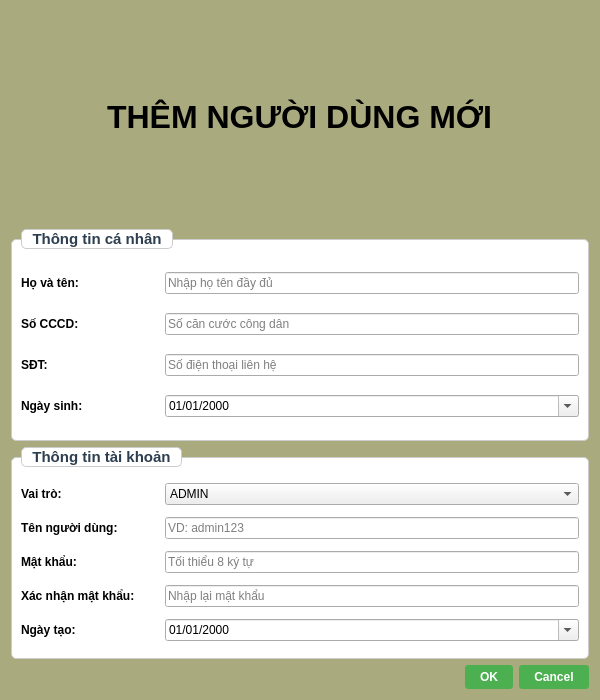
<?xml version="1.0" encoding="UTF-8"?>
<ui version="4.0">
 <class>AddEditUserDialog</class>
 <widget class="QDialog" name="AddEditUserDialog">
  <property name="geometry">
   <rect>
    <x>0</x>
    <y>0</y>
    <width>600</width>
    <height>700</height>
   </rect>
  </property>
  <property name="windowTitle">
   <string>Thêm/Chỉnh Sửa Người Dùng</string>
  </property>
  <property name="styleSheet">
   <string notr="true">QDialog {
    background-color: #aaaa7f;
}
QLabel {
    color: black;
    background-color: transparent;
    border: none;
    font-weight: bold;
}
QGroupBox {
    font-weight: bold;
    border: 1px solid #CCCCCC;
    border-radius: 5px;
    margin-top: 10px;
    padding-top: 10px;
}
QGroupBox::title {
    subcontrol-origin: margin;
    left: 10px;
    padding: 0 5px 0 5px;
}
QPushButton {
    background-color: #4CAF50;
    color: white;
    border: none;
    padding: 5px 15px;
    border-radius: 3px;
    font-weight: bold;
}
QPushButton:hover {
    background-color: #45A049;
}
QPushButton:pressed {
    background-color: #3D8B40;
}
/* ButtonBox - nút Cancel (màu đỏ) */
QDialogButtonBox QPushButton[text="Cancel"] {
    background-color: #f44336;
    color: white;
    border: none;
    padding: 8px 20px;
    border-radius: 3px;
    font-weight: bold;
    min-width: 80px;
}
QDialogButtonBox QPushButton[text="Cancel"]:hover {
    background-color: #d32f2f;
}
QDialogButtonBox QPushButton[text="Cancel"]:pressed {
    background-color: #b71c1c;
}
/* ButtonBox - nút OK (màu xanh) */
QDialogButtonBox QPushButton[text="OK"] {
    background-color: #4CAF50;
    color: white;
    border: none;
    padding: 8px 20px;
    border-radius: 3px;
    font-weight: bold;
    min-width: 80px;
}
QDialogButtonBox QPushButton[text="OK"]:hover {
    background-color: #45A049;
}
QDialogButtonBox QPushButton[text="OK"]:pressed {
    background-color: #3D8B40;
}</string>
  </property>
  <layout class="QVBoxLayout" name="verticalLayout">
   <item>
    <widget class="QWidget" name="widgetTitleBar" native="true">
     <property name="styleSheet">
      <string notr="true">background-color: rgb(170, 170, 127);</string>
     </property>
     <layout class="QHBoxLayout" name="horizontalLayout_4">
      <item>
       <spacer name="horizontalSpacer">
        <property name="orientation">
         <enum>Qt::Orientation::Horizontal</enum>
        </property>
        <property name="sizeHint" stdset="0">
         <size>
          <width>40</width>
          <height>20</height>
         </size>
        </property>
       </spacer>
      </item>
      <item>
       <widget class="QLabel" name="labelTitle">
        <property name="font">
         <font>
          <family>Segoe UI</family>
          <pointsize>24</pointsize>
          <italic>false</italic>
          <bold>true</bold>
         </font>
        </property>
        <property name="styleSheet">
         <string notr="true">font: 700 24pt &quot;Segoe UI&quot;;
color: black;</string>
        </property>
        <property name="text">
         <string>THÊM NGƯỜI DÙNG MỚI</string>
        </property>
       </widget>
      </item>
      <item>
       <spacer name="horizontalSpacer_2">
        <property name="orientation">
         <enum>Qt::Orientation::Horizontal</enum>
        </property>
        <property name="sizeHint" stdset="0">
         <size>
          <width>40</width>
          <height>20</height>
         </size>
        </property>
       </spacer>
      </item>
     </layout>
    </widget>
   </item>

   <!-- ✅ NHÓM THÔNG TIN CÁ NHÂN MỚI -->
   <item>
    <widget class="QGroupBox" name="groupBoxPersonalInfo">
     <property name="font">
      <font>
       <family>Arial</family>
       <pointsize>11</pointsize>
       <italic>false</italic>
       <bold>true</bold>
      </font>
     </property>
     <property name="styleSheet">
      <string notr="true">QGroupBox {
    font: bold 11pt &quot;Arial&quot;;
    color: #2C3E50;
    border: 1px solid #CCCCCC;
    border-radius: 5px;
    margin-top: 10px;
    padding-top: 10px;
    background-color: white;
}
QGroupBox::title {
    subcontrol-origin: margin;
    subcontrol-position: top left;
    border: 1px solid #CCCCCC;
    border-radius: 5px;
    left: 10px;
    padding: 0 8px 0 8px;
    background-color: white;
}</string>
     </property>
     <property name="title">
      <string>Thông tin cá nhân</string>
     </property>
     <layout class="QGridLayout" name="gridLayoutPersonal">
      <item row="0" column="0">
       <widget class="QLabel" name="labelFullName">
        <property name="text">
         <string>Họ và tên:</string>
        </property>
       </widget>
      </item>
      <item row="0" column="1" colspan="3">
       <widget class="QLineEdit" name="txtFullName">
        <property name="placeholderText">
         <string>Nhập họ tên đầy đủ</string>
        </property>
       </widget>
      </item>
      <item row="1" column="0">
       <widget class="QLabel" name="labelCCCD">
        <property name="text">
         <string>Số CCCD:</string>
        </property>
       </widget>
      </item>
      <item row="1" column="1" colspan="3">
       <widget class="QLineEdit" name="txtCCCD">
        <property name="placeholderText">
         <string>Số căn cước công dân</string>
        </property>
       </widget>
      </item>
      <item row="2" column="0">
       <widget class="QLabel" name="labelPhone">
        <property name="text">
         <string>SĐT:</string>
        </property>
       </widget>
      </item>
      <item row="2" column="1" colspan="3">
       <widget class="QLineEdit" name="txtPhone">
        <property name="placeholderText">
         <string>Số điện thoại liên hệ</string>
        </property>
       </widget>
      </item>
      <item row="3" column="0">
       <widget class="QLabel" name="labelBirthday">
        <property name="text">
         <string>Ngày sinh:</string>
        </property>
       </widget>
      </item>
      <item row="3" column="1" colspan="3">
       <widget class="QDateEdit" name="dateEditBirthday">
        <property name="displayFormat">
         <string>dd/MM/yyyy</string>
        </property>
        <property name="calendarPopup">
         <bool>true</bool>
        </property>
       </widget>
      </item>
     </layout>
    </widget>
   </item>

   <!-- ✅ NHÓM THÔNG TIN TÀI KHOẢN -->
   <item>
    <widget class="QGroupBox" name="groupBoxAccountInfo">
     <property name="font">
      <font>
       <family>Arial</family>
       <pointsize>11</pointsize>
       <italic>false</italic>
       <bold>true</bold>
      </font>
     </property>
     <property name="styleSheet">
      <string notr="true">QGroupBox {
    font: bold 11pt &quot;Arial&quot;;
    color: #2C3E50;
    border: 1px solid #CCCCCC;
    border-radius: 5px;
    margin-top: 10px;
    padding-top: 10px;
    background-color: white;
}
QGroupBox::title {
    subcontrol-origin: margin;
    subcontrol-position: top left;
    border: 1px solid #CCCCCC;
    border-radius: 5px;
    left: 10px;
    padding: 0 8px 0 8px;
    background-color: white;
}</string>
     </property>
     <property name="title">
      <string>Thông tin tài khoản</string>
     </property>
     <layout class="QGridLayout" name="gridLayoutAccount">
      <item row="0" column="0">
       <widget class="QLabel" name="labelRole">
        <property name="text">
         <string>Vai trò:</string>
        </property>
       </widget>
      </item>
      <item row="0" column="1" colspan="3">
       <widget class="QComboBox" name="cmbRole">
        <item>
         <property name="text">
          <string>ADMIN</string>
         </property>
        </item>
        <item>
         <property name="text">
          <string>ASSISTANT</string>
         </property>
        </item>
       </widget>
      </item>
      <item row="1" column="0">
       <widget class="QLabel" name="labelUsername">
        <property name="text">
         <string>Tên người dùng:</string>
        </property>
       </widget>
      </item>
      <item row="1" column="1" colspan="3">
       <widget class="QLineEdit" name="txtUsername">
        <property name="placeholderText">
         <string>VD: admin123</string>
        </property>
       </widget>
      </item>
      <item row="2" column="0">
       <widget class="QLabel" name="labelPassword">
        <property name="text">
         <string>Mật khẩu:</string>
        </property>
       </widget>
      </item>
      <item row="2" column="1" colspan="3">
       <widget class="QLineEdit" name="txtPassword">
        <property name="placeholderText">
         <string>Tối thiểu 8 ký tự</string>
        </property>
        <property name="echoMode">
         <enum>QLineEdit::Password</enum>
        </property>
       </widget>
      </item>
      <item row="3" column="0">
       <widget class="QLabel" name="labelConfirmPassword">
        <property name="text">
         <string>Xác nhận mật khẩu:</string>
        </property>
       </widget>
      </item>
      <item row="3" column="1" colspan="3">
       <widget class="QLineEdit" name="txtConfirmPassword">
        <property name="placeholderText">
         <string>Nhập lại mật khẩu</string>
        </property>
        <property name="echoMode">
         <enum>QLineEdit::Password</enum>
        </property>
       </widget>
      </item>
      <item row="4" column="0">
          <widget class="QLabel" name="labelCreationDate">
              <property name="text">
                  <string>Ngày tạo:</string>
              </property>
          </widget>
      </item>
      <item row="4" column="1" colspan="3">
          <widget class="QDateEdit" name="dateEditCreation">
              <property name="displayFormat">
                  <string>dd/MM/yyyy</string>
              </property>
              <property name="calendarPopup">
                  <bool>true</bool>
              </property>
          </widget>
      </item>
     </layout>
    </widget>
   </item>

   <item>
    <widget class="QDialogButtonBox" name="buttonBox">
     <property name="orientation">
      <enum>Qt::Orientation::Horizontal</enum>
     </property>
     <property name="standardButtons">
      <set>QDialogButtonBox::StandardButton::Cancel|QDialogButtonBox::StandardButton::Ok</set>
     </property>
    </widget>
   </item>
  </layout>
 </widget>
 <resources/>
 <connections/>
</ui>
